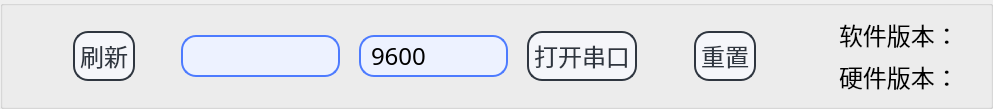
        <widget class="QGroupBox" name="groupBox">
         <layout class="QHBoxLayout" name="horizontalLayout_2" stretch="1,0,2,0,2,1,0,1,2,4,2,6,0">
          <item>
           <widget class="QLabel" name="label_gif">
            <property name="sizePolicy">
             <sizepolicy hsizetype="Expanding" vsizetype="Expanding">
              <horstretch>0</horstretch>
              <verstretch>0</verstretch>
             </sizepolicy>
            </property>
            <property name="maximumSize">
             <size>
              <width>64</width>
              <height>64</height>
             </size>
            </property>
            <property name="styleSheet">
             <string notr="true"/>
            </property>
            <property name="text">
             <string/>
            </property>
           </widget>
          </item>
          <item>
           <spacer name="horizontalSpacer_3">
            <property name="orientation">
             <enum>Qt::Horizontal</enum>
            </property>
            <property name="sizeHint" stdset="0">
             <size>
              <width>40</width>
              <height>20</height>
             </size>
            </property>
           </spacer>
          </item>
          <item>
           <widget class="QPushButton" name="Button_Update">
            <property name="font">
             <font>
              <family>微软雅黑</family>
              <pointsize>18</pointsize>
              <weight>50</weight>
              <italic>false</italic>
              <bold>false</bold>
             </font>
            </property>
            <property name="styleSheet">
             <string notr="true">/**正常情况下样式**/
QPushButton{
	font: 18pt &quot;微软雅黑&quot;;
    color: #2f3640;
    background-color: #f5f6fa;
    border-color: #2f3640;
    border-radius: 15px;
    border-style: solid;
    border-width: 2px;
    padding: 5px;
}

/**鼠标停留在按钮上的样式**/
QPushButton::hover{	
    color: #FFFFFF;
    background-color: #718093;
    border-color: #2f3640;
}

/**鼠标按压下去的样式**/
QPushButton::pressed,QPushButton::checked{
    color: #FFFFFF;
    background-color: qlineargradient(spread:pad, x1:0, y1:0, x2:0, y2:1, stop:0 #273c75, stop:1 #487eb0);
}

/**按钮失能情况下样式**/
QPushButton::disabled{
    color: #FFFFFF;
    background-color: #dcdde1;
    border-color: #dcdde1;
}
</string>
            </property>
            <property name="text">
             <string>刷新</string>
            </property>
           </widget>
          </item>
          <item>
           <spacer name="horizontalSpacer_8">
            <property name="orientation">
             <enum>Qt::Horizontal</enum>
            </property>
            <property name="sizeHint" stdset="0">
             <size>
              <width>40</width>
              <height>20</height>
             </size>
            </property>
           </spacer>
          </item>
          <item>
           <widget class="QComboBox" name="comboBox">
            <property name="font">
             <font>
              <family>Agency FB</family>
              <pointsize>18</pointsize>
             </font>
            </property>
            <property name="styleSheet">
             <string notr="true">/*QCombobox主体*/
QComboBox {
    border: 2px solid #f3f3f3;/*设置线宽*/
	background-color: rgb(237, 242, 255);/*背景颜色*/
    border-radius: 15px;/*圆角*/
    padding: 1px 2px 1px 2px;  /*针对于组合框中的文本内容*/
	text-align:bottom;
    min-width: 9em;   /*# 组合框的最小宽度*/
    /*min-height: 5em;*/

	border-style:solid;/*边框为实线型*/
	border-width:2px;/*边框宽度*/
	border-color:rgb(77, 123, 255);/*边框颜色*/

	padding-left: 10px;/*左侧边距*/
}
/*QCombobox右侧按钮*/
QComboBox::drop-down {
    subcontrol-origin: padding;
    subcontrol-position: top right;/*放于右方顶部*/
    width: 50px;/*设置按钮范围宽度*/
 	/*border-radius: 15px;
    border-left-width: 1px;
    border-left-color: darkgray;
    border-left-style: solid;*/

    border-top-right-radius: 3px;/*设置边框圆角*/
    border-bottom-right-radius: 3px;
/*padding-right: 50px;*/
}
/*QCombobox右侧按钮的箭头图标*/
QComboBox::down-arrow {
	border-image: url(:/image/down_list.png);
	width: 10px;
	height: 7px;
}


/* 下拉后，整个下拉窗体样式 */
QComboBox QAbstractItemView {
    border: 2px solid #f3f3f3;/*边框宽度、线形、颜色*/
	background-color: rgba(237, 242, 255, 1);/*背景颜色*/
    border-radius: 15px;/*圆角*/
    padding: 1px 2px 1px 2px;  /*针对于组合框中的文本内容*/
    min-width: 9em;   /*# 组合框的最小宽度*/
}

/* 下拉后，整个下拉窗体每项的样式 */
QComboBox QAbstractItemView::item {
	border-radius: 15px;/*圆角*/
    height: 30px;   /* 项的高度（设置pComboBox-&gt;setView(new QListView());后，该项才起作用） */
	background-color: rgb(237, 242, 255);

}

/*以下部分不知为何不生效，有待调试*/
/* 下拉后，整个下拉窗体越过每项的样式 */
QComboBox QAbstractItemView::item:hover {
    color: #FFFFF0;
       /* 整个下拉窗体越过每项的背景色 */
	background-color: rgb(98, 0, 255);
}

/* 下拉后，整个下拉窗体被选择的每项的样式 */
QComboBox QAbstractItemView::item:selected {
    color: #FFFFF0;
	background-color: rgb(0, 85, 200);
}
</string>
            </property>
            <property name="currentIndex">
             <number>-1</number>
            </property>
           </widget>
          </item>
          <item>
           <spacer name="horizontalSpacer_6">
            <property name="orientation">
             <enum>Qt::Horizontal</enum>
            </property>
            <property name="sizeHint" stdset="0">
             <size>
              <width>40</width>
              <height>20</height>
             </size>
            </property>
           </spacer>
          </item>
          <item>
           <widget class="QComboBox" name="comboBox_Baud">
            <property name="font">
             <font>
              <family>微软雅黑</family>
              <pointsize>18</pointsize>
             </font>
            </property>
            <property name="styleSheet">
             <string notr="true">/*QCombobox主体*/
QComboBox {
    border: 2px solid #f3f3f3;/*设置线宽*/
	background-color: rgb(237, 242, 255);/*背景颜色*/
    border-radius: 15px;/*圆角*/
    padding: 1px 2px 1px 2px;  /*针对于组合框中的文本内容*/
	text-align:bottom;
    min-width: 9em;   /*# 组合框的最小宽度*/
    /*min-height: 5em;*/

	border-style:solid;/*边框为实线型*/
	border-width:2px;/*边框宽度*/
	border-color:rgb(77, 123, 255);/*边框颜色*/

	padding-left: 10px;/*左侧边距*/
}
/*QCombobox右侧按钮*/
QComboBox::drop-down {
    subcontrol-origin: padding;
    subcontrol-position: top right;/*放于右方顶部*/
    width: 50px;/*设置按钮范围宽度*/
 	/*border-radius: 15px;
    border-left-width: 1px;
    border-left-color: darkgray;
    border-left-style: solid;*/

    border-top-right-radius: 3px;/*设置边框圆角*/
    border-bottom-right-radius: 3px;
/*padding-right: 50px;*/
}
/*QCombobox右侧按钮的箭头图标*/
QComboBox::down-arrow {
	border-image: url(:/image/down_list.png);
	width: 10px;
	height: 7px;
}


/* 下拉后，整个下拉窗体样式 */
QComboBox QAbstractItemView {
    border: 2px solid #f3f3f3;/*边框宽度、线形、颜色*/
	background-color: rgba(237, 242, 255, 1);/*背景颜色*/
    border-radius: 15px;/*圆角*/
    padding: 1px 2px 1px 2px;  /*针对于组合框中的文本内容*/
    min-width: 9em;   /*# 组合框的最小宽度*/
}

/* 下拉后，整个下拉窗体每项的样式 */
QComboBox QAbstractItemView::item {
	border-radius: 15px;/*圆角*/
    height: 30px;   /* 项的高度（设置pComboBox-&gt;setView(new QListView());后，该项才起作用） */
	background-color: rgb(237, 242, 255);

}

/*以下部分不知为何不生效，有待调试*/
/* 下拉后，整个下拉窗体越过每项的样式 */
QComboBox QAbstractItemView::item:hover {
    color: #FFFFF0;
       /* 整个下拉窗体越过每项的背景色 */
	background-color: rgb(98, 0, 255);
}

/* 下拉后，整个下拉窗体被选择的每项的样式 */
QComboBox QAbstractItemView::item:selected {
    color: #FFFFF0;
	background-color: rgb(0, 85, 200);
}
</string>
            </property>
            <property name="currentIndex">
             <number>2</number>
            </property>
            <item>
             <property name="text">
              <string>2400</string>
             </property>
            </item>
            <item>
             <property name="text">
              <string>4800</string>
             </property>
            </item>
            <item>
             <property name="text">
              <string>9600</string>
             </property>
            </item>
            <item>
             <property name="text">
              <string>19200</string>
             </property>
            </item>
            <item>
             <property name="text">
              <string>115200</string>
             </property>
            </item>
           </widget>
          </item>
          <item>
           <spacer name="horizontalSpacer_4">
            <property name="orientation">
             <enum>Qt::Horizontal</enum>
            </property>
            <property name="sizeHint" stdset="0">
             <size>
              <width>40</width>
              <height>20</height>
             </size>
            </property>
           </spacer>
          </item>
          <item>
           <widget class="QPushButton" name="Button_Open">
            <property name="font">
             <font>
              <family>微软雅黑</family>
              <pointsize>18</pointsize>
              <weight>50</weight>
              <italic>false</italic>
              <bold>false</bold>
             </font>
            </property>
            <property name="styleSheet">
             <string notr="true">/**正常情况下样式**/
QPushButton{
	font: 18pt &quot;微软雅黑&quot;;
    color: #2f3640;
    background-color: #f5f6fa;
    border-color: #2f3640;
    border-radius: 15px;
    border-style: solid;
    border-width: 2px;
    padding: 5px;
}

/**鼠标停留在按钮上的样式**/
QPushButton::hover{	
    color: #FFFFFF;
    background-color: #718093;
    border-color: #2f3640;
}

/**鼠标按压下去的样式**/
QPushButton::pressed,QPushButton::checked{
    color: #FFFFFF;
    background-color: qlineargradient(spread:pad, x1:0, y1:0, x2:0, y2:1, stop:0 #273c75, stop:1 #487eb0);
}

/**按钮失能情况下样式**/
QPushButton::disabled{
    color: #FFFFFF;
    background-color: #dcdde1;
    border-color: #dcdde1;
}
</string>
            </property>
            <property name="text">
             <string>打开串口</string>
            </property>
           </widget>
          </item>
          <item>
           <spacer name="horizontalSpacer_9">
            <property name="orientation">
             <enum>Qt::Horizontal</enum>
            </property>
            <property name="sizeHint" stdset="0">
             <size>
              <width>40</width>
              <height>20</height>
             </size>
            </property>
           </spacer>
          </item>
          <item>
           <widget class="QPushButton" name="pushButton">
            <property name="font">
             <font>
              <family>微软雅黑</family>
              <pointsize>18</pointsize>
              <weight>50</weight>
              <italic>false</italic>
              <bold>false</bold>
             </font>
            </property>
            <property name="styleSheet">
             <string notr="true">/**正常情况下样式**/
QPushButton{
	font: 18pt &quot;微软雅黑&quot;;
    color: #2f3640;
    background-color: #f5f6fa;
    border-color: #2f3640;
    border-radius: 15px;
    border-style: solid;
    border-width: 2px;
    padding: 5px;
}

/**鼠标停留在按钮上的样式**/
QPushButton::hover{	
    color: #FFFFFF;
    background-color: #718093;
    border-color: #2f3640;
}

/**鼠标按压下去的样式**/
QPushButton::pressed,QPushButton::checked{
    color: #FFFFFF;
    background-color: qlineargradient(spread:pad, x1:0, y1:0, x2:0, y2:1, stop:0 #273c75, stop:1 #487eb0);
}

/**按钮失能情况下样式**/
QPushButton::disabled{
    color: #FFFFFF;
    background-color: #dcdde1;
    border-color: #dcdde1;
}
</string>
            </property>
            <property name="text">
             <string>重置</string>
            </property>
           </widget>
          </item>
          <item>
           <spacer name="horizontalSpacer_5">
            <property name="orientation">
             <enum>Qt::Horizontal</enum>
            </property>
            <property name="sizeHint" stdset="0">
             <size>
              <width>40</width>
              <height>20</height>
             </size>
            </property>
           </spacer>
          </item>
          <item>
           <layout class="QGridLayout" name="gridLayout_4">
            <item row="3" column="0">
             <widget class="QLabel" name="label_5">
              <property name="font">
               <font>
                <family>微软雅黑</family>
                <pointsize>18</pointsize>
               </font>
              </property>
              <property name="text">
               <string>硬件版本：</string>
              </property>
             </widget>
            </item>
            <item row="2" column="0">
             <widget class="QLabel" name="label_6">
              <property name="font">
               <font>
                <family>微软雅黑</family>
                <pointsize>18</pointsize>
               </font>
              </property>
              <property name="text">
               <string>软件版本：</string>
              </property>
             </widget>
            </item>
            <item row="2" column="1">
             <widget class="QLabel" name="label_software_version">
              <property name="font">
               <font>
                <family>宋体</family>
                <pointsize>18</pointsize>
               </font>
              </property>
              <property name="text">
               <string/>
              </property>
             </widget>
            </item>
            <item row="3" column="1">
             <widget class="QLabel" name="label_hardware_version">
              <property name="font">
               <font>
                <family>宋体</family>
                <pointsize>18</pointsize>
               </font>
              </property>
              <property name="text">
               <string/>
              </property>
             </widget>
            </item>
           </layout>
          </item>
         </layout>
        </widget>
